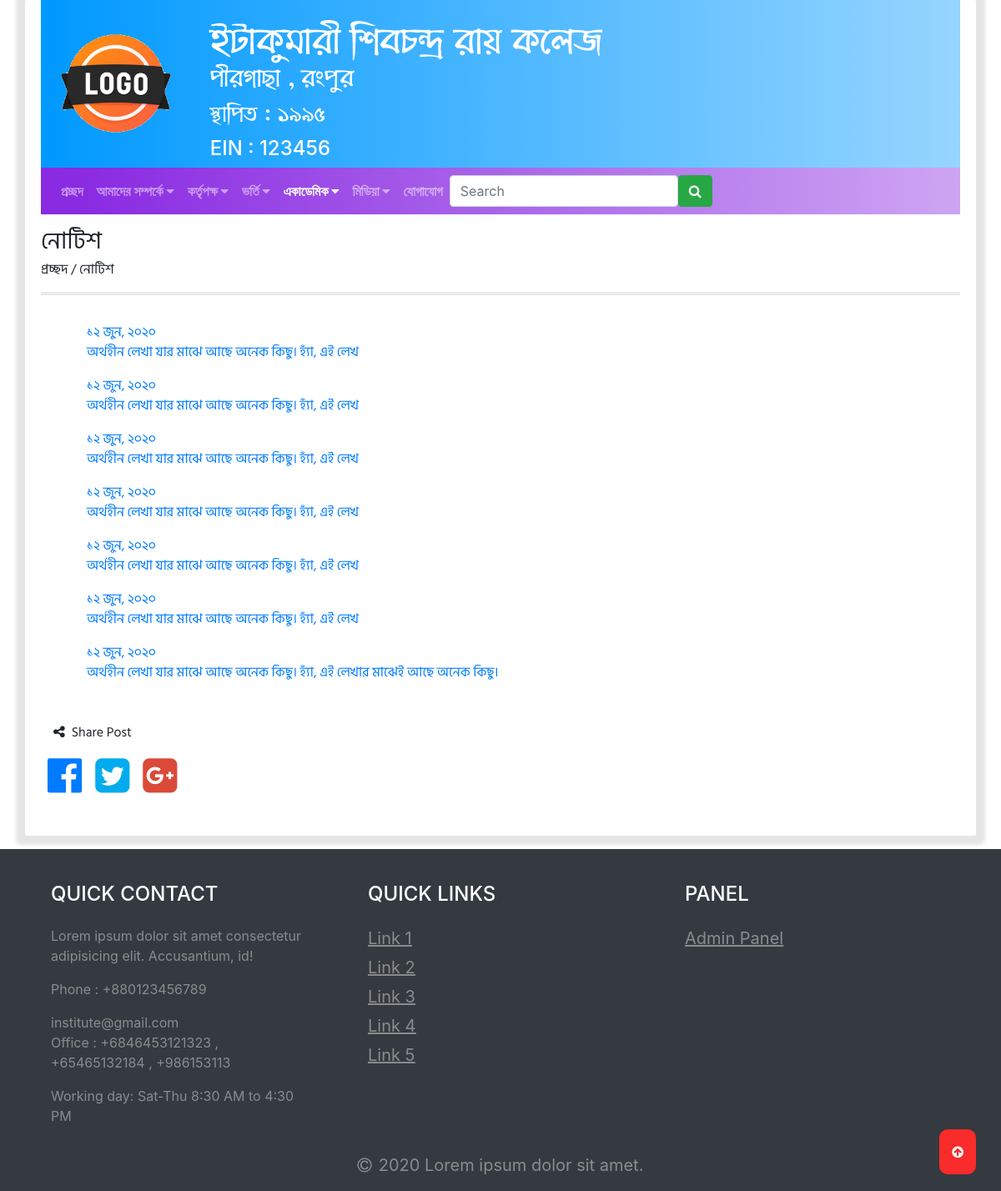
The page /allNotice.php on the database its author committed.
### tables this page shows
CREATE TABLE `notice` (
  `Id` int(11) NOT NULL,
  `date` varchar(255) DEFAULT NULL,
  `heading` text DEFAULT NULL,
  `details` text DEFAULT NULL
);

### allNotice.php (the view, shortened to what this page needs)
<?php
  include('config.php');
  $query = "SELECT * FROM notice ORDER BY  Id DESC LIMIT 10";
  $notice = mysqli_query($con , $query);
?>
<!doctype html>
<html lang="en">
  <head>
    <link rel="stylesheet" href="https://stackpath.bootstrapcdn.com/bootstrap/4.3.1/css/bootstrap.min.css">
    <link rel="stylesheet" href="static/css/style.css" />
    <link
      rel="stylesheet"
      href="https://stackpath.bootstrapcdn.com/font-awesome/4.7.0/css/font-awesome.min.css"
    />
  </head>
  <body>
      <section class="container main">
        <header>
        <section>
          <div class="row logo mx-1 ">
              <div class="col-xl-2 col-lg-2 col-md-2 col-sm-12 col-12 my-auto ">
                <img src="static/images/logo.png" alt="Logo" width="150vw" height="150vh" >
              </div>
              <div class="col-xl-10 col-lg-10 col-md-10 col-sm-12 col-12">
                <div class="details ml-xl-1 ml-lg-1 ml-md-5 ">
                  <label class="text-white mt-xl-3 mt-lg-3 mt-md-3 mt-sm-2 mt-2">ইটাকুমারী শিবচন্দ্র রায় কলেজ</label>
                  <h2 class="text-white">পীরগাছা , রংপুর</h2>
                  <h3 class="text-white">স্থাপিত : ১৯৯৫</h3>
                  <h4 class="text-white my-2">EIN : 123456</h4>
                </div>
              </div>
          </div>
        </section>
        <section >
          <div class="row mx-1 ">
            <div class="col-xl-12 col-lg-12 col-md-12 col-sm-12 col-12 text-justify p-0">
              <nav class="navbar navbar-expand-lg navbar-dark navMod">
                <div class="collapse navbar-collapse" id="navbarContent">
                  <ul class="navbar-nav">
                    <li class="nav-item ">
                      <a class="nav-link" href="index.php">প্রচ্ছদ <span class="sr-only">(current)</span></a>
                    </li>
                    <li class="nav-item dropdown ">
                      <a class="nav-link" href="aboutUs.php" id="navbarDropdown" role="button" data-toggle="dropdown" aria-haspopup="true" aria-expanded="false">
                        আমাদের সম্পর্কে <i class="fa fa-caret-down" aria-hidden="true"></i>
                      </a>
                    </li>
                    <li class="nav-item dropdown ">
                      <a class="nav-link" href="#" id="navbarDropdown" role="button" data-toggle="dropdown" aria-haspopup="true" aria-expanded="false">
                        কর্তৃপক্ষ <i class="fa fa-caret-down" aria-hidden="true"></i>
                      </a>
                    </li>
                    <li class="nav-item dropdown ">
                      <a class="nav-link" href="#" id="navbarDropdown" role="button" data-toggle="dropdown" aria-haspopup="true" aria-expanded="false">
                        ভর্তি <i class="fa fa-caret-down" aria-hidden="true"></i>
                      </a>
                    </li>
                    <li class="nav-item dropdown active">
                      <a class="nav-link" href="#" id="navbarDropdown" role="button" data-toggle="dropdown" aria-haspopup="true" aria-expanded="false">
                        একাডেমিক <i class="fa fa-caret-down" aria-hidden="true"></i>
                      </a>
                    </li>
                    <li class="nav-item dropdown">
                      <a class="nav-link" href="#" id="navbarDropdown" role="button" data-toggle="dropdown" aria-haspopup="true" aria-expanded="false">
                        মিডিয়া <i class="fa fa-caret-down" aria-hidden="true"></i>
                      </a>
                    </li>
                    <li class="nav-item">
                      <a class="nav-link" href="contactUs.php">যোগাযোগ</a>
                    </li>
                  </ul>
                  <form class="form-inline my-2 my-lg-0">
                    <input class="form-control" type="search" placeholder="Search" aria-label="Search">
                    <button class="btn btn-success my-2 my-sm-0" type="submit"><i class="fa fa-search" aria-hidden="true"></i></button>
                  </form>
                </div>
              </nav>
            </div>
          </div>
        </section>
        </header>
        <section class="mainBody my-3">
            <div class="row mx-1">
                <div class="col-xl-12 col-md-12 col-sm-12 col-12 p-0">
                    <h3>নোটিশ</h3>
                    <h6>প্রচ্ছদ / নোটিশ</h6>
                    <hr style="border-top: 4px solid #ebebeb !important;">
                </div>
            </div>
            <div class="row mx-1 my-3">
                <div class="col-xl-12 col-lg-12 col-md-12 col-sm-12 col-12 text-justify">
                    <div class="allNotices">
                        <ul style="list-style-type: none;">
                            <?php while ($row = mysqli_fetch_array($notice)) {
                              ?>
                              <li onclick="noticeEventViewer('notice' , <?php echo $row['Id'] ?>)">
                                <a href="#">
                                  <label class="mb-0"><?php echo $row['date'] ?></label>
                                  <p class="text-justify"><?php echo $row['heading'] ?></p>
                                </a>
                              </li> <?php
                            } ?>
                          </ul>
                    </div>
                    <div class="sharePost my-5">
                      <p><i class="fa fa-share-alt mr-2" aria-hidden="true"></i>Share Post</p>
                      <div class="row">
                        <a href="#"><i class="fa fa-facebook-official fa-3x mx-2" aria-hidden="true"></i></a>
                        <a href="#"><i class="fa fa-twitter-square fa-3x mx-2" aria-hidden="true" style="color: #00acee;"></i></i></a>
                        <a href="#"><i class="fa fa-google-plus-square fa-3x mx-2" aria-hidden="true" style="color: #db4a39;"></i></a>
                      </div>
                    </div>
                </div>
            </div>
        </section>
      </section>
      <footer>
      <div class="container-fluid bg-dark">
          <div class="container">
              <div class="row">
                  <div class="col-lg-4 col-md-4 col-12">
                      <div class="address p-3">
                          <h4 class="text-white my-4">QUICK CONTACT</h4>
                          <p>Lorem ipsum dolor sit amet consectetur adipisicing elit. Accusantium, id!</p>
                          <p>Phone : +880123456789</p>
                          <p>institute@gmail.com <br>
                          Office : +6846453121323 , +65465132184 , +986153113
                          </p>
                          <p>Working day: Sat-Thu 8:30 AM to 4:30 PM</p>
                      </div>
                  </div>
                  <div class="col-lg-4 col-md-4 col-12">
                      <div class="links p-3">
                          <h4 class="text-white my-4">QUICK LINKS</h4>
                          <ul class="pl-0">
                              <li><a href="#">Link 1</a></li>
                              <li><a href="#">Link 2</a></li>
                              <li><a href="#">Link 3</a></li>
                              <li><a href="#">Link 4</a></li>
                              <li><a href="#">Link 5</a></li>
                          </ul>
                      </div>
                  </div>
                  <div class="col-lg-4 col-md-4 col-12">
                      <div class="panels p-3">
                          <h4 class="text-white my-4">PANEL</h4>
                          <ul class="pl-0">
                              <li><a href="#">Admin Panel</a></li>
                          </ul>
                      </div>
                  </div>
              </div>
              <div class="row">
                  <div class="container text-center">
                      <p class="copyrightText mb-3" ><i class="fa fa-copyright mr-2" aria-hidden="true"></i>2020 Lorem ipsum dolor sit amet.</p>
                  </div>
              </div>
          </div>
      </div>
      </footer>
      <button id="myBtn" title="Go to top" style="display: block;"><i class="fa fa-arrow-circle-up" aria-hidden="true"></i></button>
  </body>
</html>

### static/css/style.css (style rules this page uses)
.mainBody { font-family: regularBangla; }
.newsEventsBody, .noticesBody, h2, label { cursor: pointer; transition: 0.5s ease-in-out; }
.address p { color: #8c8b8b; }
.links li, .links a, .panels li, .panels a { font-size: 20px; list-style-type: none; text-decoration: underline; color: #8c8b8b; margin-bottom: 5px; }
.copyrightText { font-size: 20px; list-style-type: none; color: #8c8b8b; margin-bottom: 5px; }
.logo { background: linear-gradient(to right, #0099ff 0%, #ffffff 170%); }
.main { background: #ffffff; border-radius: 2px; box-shadow: 0px 0px 4px 11px rgba(0, 0, 0, 0.1); }
.details label { font-family: myBangla; font-size: 48px; }
.details h3 { font-family: myBangla; }
.details h2 { margin-top: -20px; font-family: myBangla; }
.navMod { background: linear-gradient(to right, blueviolet 5%, #ffffff 170%); }
.navbar-nav li a { font-weight: bold; transition: 0.5s ease; }
#myBtn { display: none; position: fixed; bottom: 20px; right: 30px; z-index: 99; border: none; outline: none; background-color: #fa2b2b; color: #fff; cursor: pointer; padding: 15px; border-radius: 10px; }

### rows shown on the page
notice: date "১২ জুন, ২০২০", heading "অর্থহীন লেখা যার মাঝে আছে অনেক কিছু। হ্যাঁ, এই লেখ"
notice: date "১২ জুন, ২০২০", heading "অর্থহীন লেখা যার মাঝে আছে অনেক কিছু। হ্যাঁ, এই লেখ"
notice: date "১২ জুন, ২০২০", heading "অর্থহীন লেখা যার মাঝে আছে অনেক কিছু। হ্যাঁ, এই লেখ"
notice: date "১২ জুন, ২০২০", heading "অর্থহীন লেখা যার মাঝে আছে অনেক কিছু। হ্যাঁ, এই লেখ"
notice: date "১২ জুন, ২০২০", heading "অর্থহীন লেখা যার মাঝে আছে অনেক কিছু। হ্যাঁ, এই লেখ"
notice: date "১২ জুন, ২০২০", heading "অর্থহীন লেখা যার মাঝে আছে অনেক কিছু। হ্যাঁ, এই লেখ"
notice: date "১২ জুন, ২০২০", heading "অর্থহীন লেখা যার মাঝে আছে অনেক কিছু। হ্যাঁ, এই লেখার মাঝেই আছে অনেক কিছু।"
